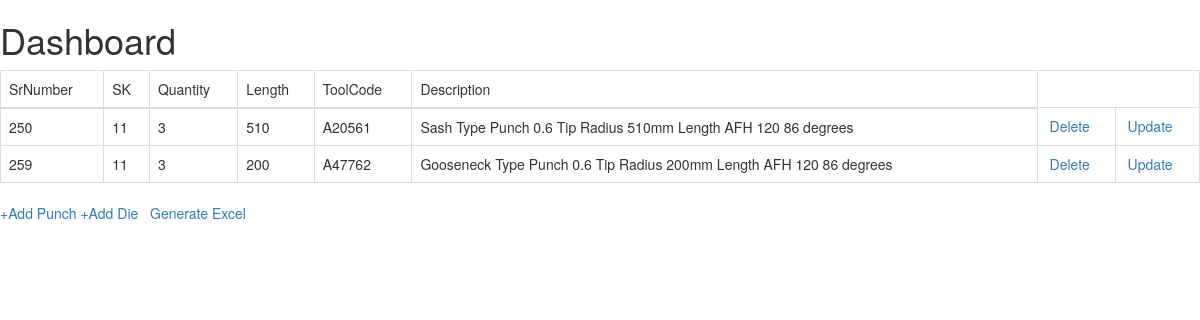
/dashboard, run on the app's committed database.
### models.py (models this page shows)
class End_list(db.Model):
    __table__name = "end_list"
    srnuml = db.Column('SrNumber', db.Integer, autoincrement=True, primary_key=True)
    sk = db.Column('SK', db.Integer)
    quantity = db.Column('Quantity', db.Integer, nullable=False)
    length = db.Column('Length', db.Integer, nullable=False)
    toolcode = db.Column('ToolCode', db.String, nullable=False)
    description = db.Column('Description', db.String)

### controllers.py (the view, shortened to what this page needs)
@app.route("/dashboard", methods=["GET", "POST"])
def dashboard():
    if request.method == "POST" and "login" in request.form:
        print(request.form)
        item = End_list.query.all()
        if item == []:
            return render_template("dashboard.html", message='No tools are present Add them', item=item)
        else:
            return render_template("dashboard.html",message='',item=item)
    elif request.method == "GET":
        item = End_list.query.all()
        if item==[]:
            return render_template("dashboard.html", message='No Tools are present', item=item)
        else:
            return render_template("dashboard.html",message='', item=item)

### templates/dashboard.html (shortened to what this page needs)
<!DOCTYPE html>
<html lang="en">
<head>
     <link rel="stylesheet" href="https://maxcdn.bootstrapcdn.com/bootstrap/3.4.1/css/bootstrap.min.css">
</head>
<body>
        <h1>Dashboard</h1>
       <form action="/dashboard" method="POST">
       <table class="table table-bordered">
           <thead>
           <tr>
           <td>SrNumber</td>
           <td>SK</td>
           <td>Quantity</td>
           <td>Length</td>
           <td>ToolCode</td>
           <td>Description</td>
           </tr>
           </thead>
         {% if message%}
            <p>{{message}}</p>
         {% else %}
            <tbody>
           {% for k in item %}
                    <tr>
                    <td name="serial" value="{{k.srnuml}}">{{k.srnuml}}</td>
                    <td>{{k.sk}}</td>
                    <td>{{k.quantity}}</td>
                    <td>{{k.length}}</td>
                    <td>{{k.toolcode}}</td>
                    <td>{{k.description}}</td>
                    <td><a href="/delete/{{k.srnuml}}">&nbspDelete</td>
                    <td><a href="/update/{{k.srnuml}}">&nbspUpdate</td>
                    </tr>
              {% endfor %}
         {% endif %}
            </tbody>
       </table>
        <p> <a href="{{url_for('tool_individual_punch')}}"> +Add Punch</a>
         <a href="{{url_for('tool_individual_die')}}"> +Add Die</a> &nbsp
               <a href="{{url_for('export_file')}}">Generate Excel</a></p>
       </form>
</body>
</html>

### data on the page
End_list: srnuml "250", sk "11", quantity "3", length "510", toolcode "A20561", description "Sash Type Punch 0.6 Tip Radius 510mm Length AFH 120 86 degrees"
End_list: srnuml "259", sk "11", quantity "3", length "200", toolcode "A47762", description "Gooseneck Type Punch 0.6 Tip Radius 200mm Length AFH 120 86 degrees"
